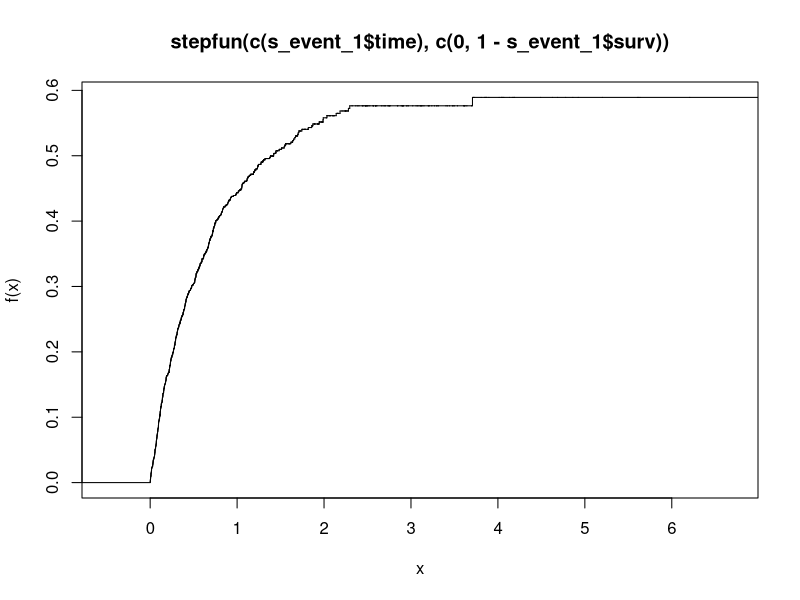
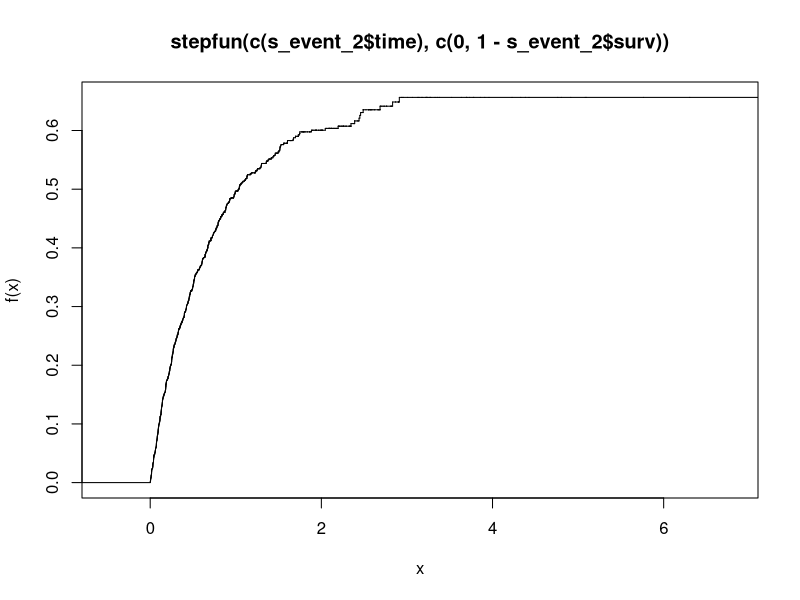
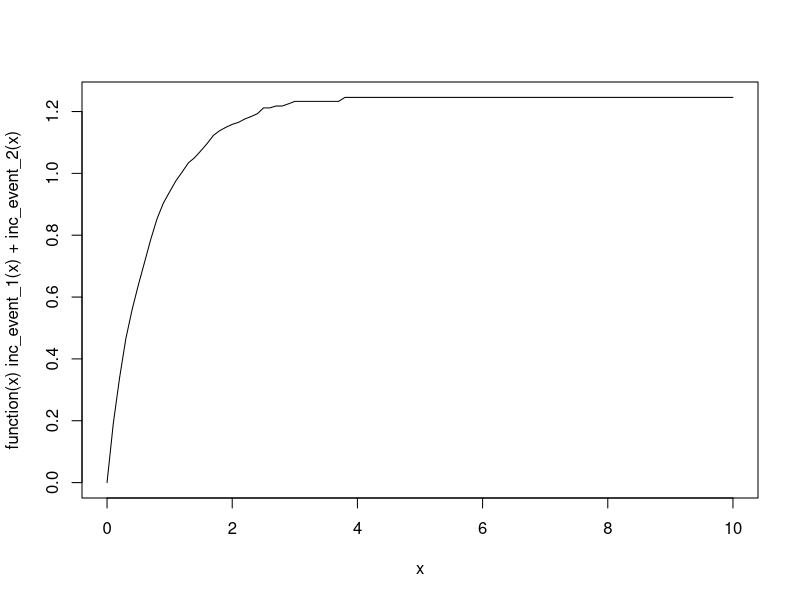
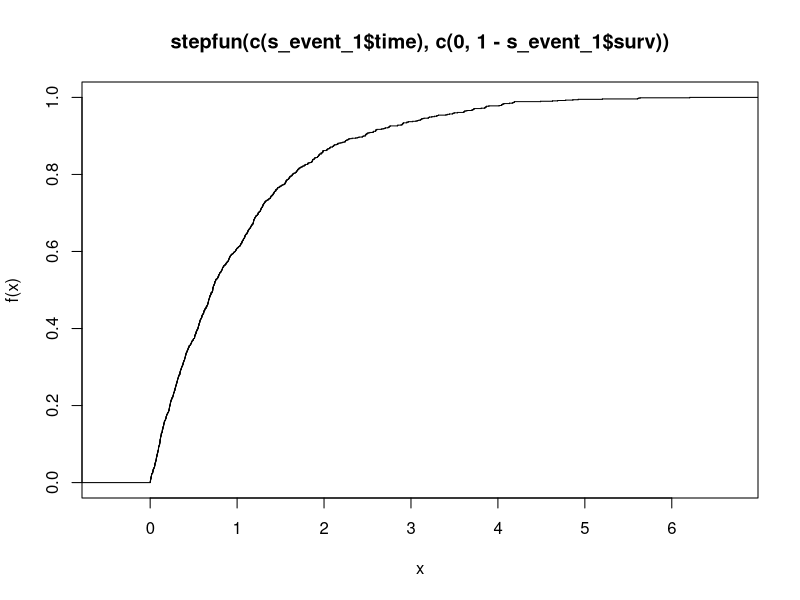
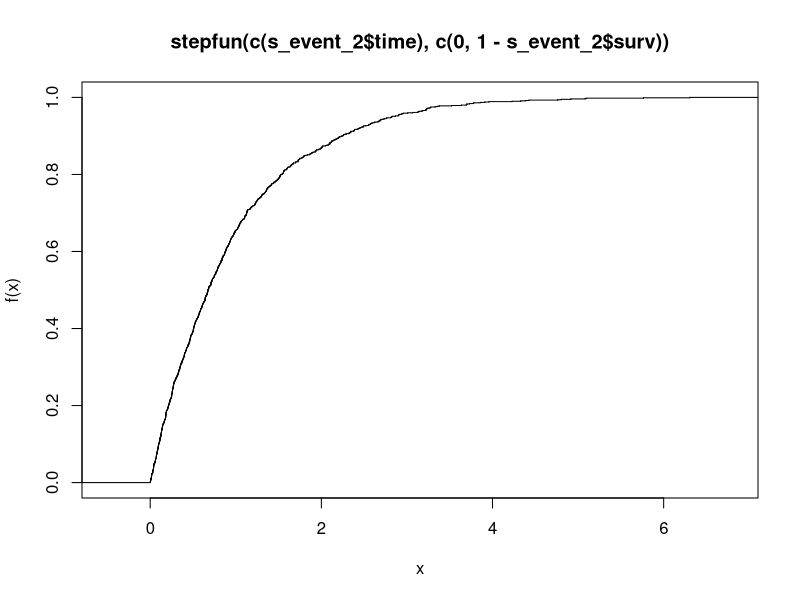
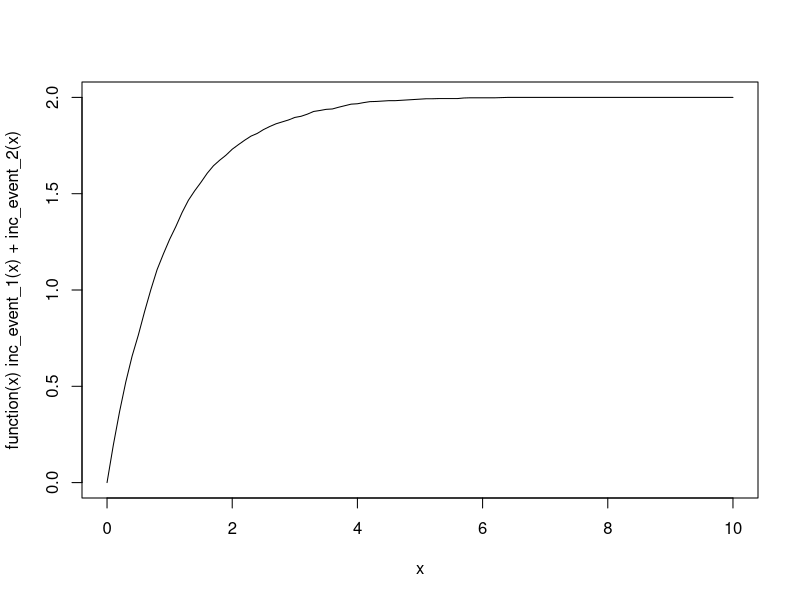
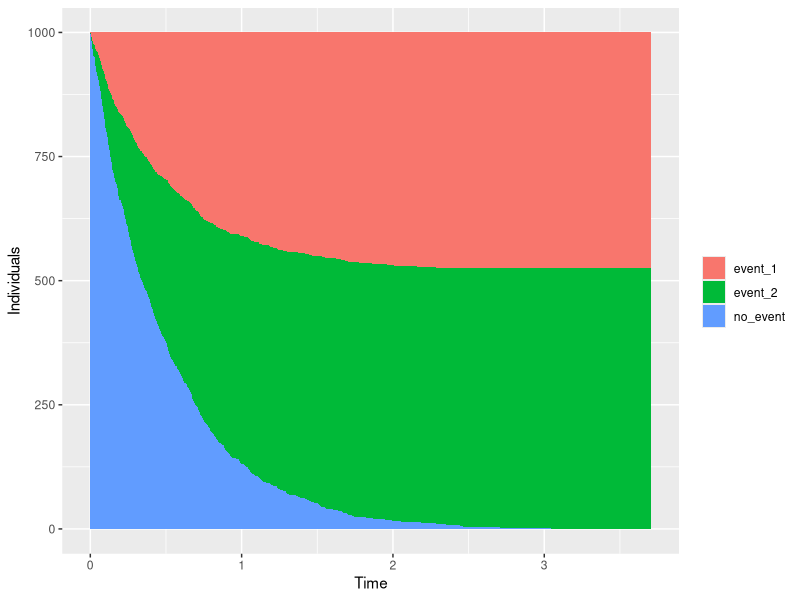

Write the R code that produced these figures, in order.
## ---- chunk 1
#| label: init
#| message: false
set.seed(2)
library(tidyverse)
library(survival)
## ---- chunk 2
#| label: generate_data
n <- 1000
dat <- 
  tibble(t_event_1 = rexp(n), 
         t_event_2 = rexp(n), 
         t_observed = pmin(t_event_1, t_event_2), 
         event = ifelse(t_event_1 < t_event_2, 1, 2),
         status_event_1 = t_event_1 < t_event_2, 
         status_event_2 = t_event_2 < t_event_1) |> 
  arrange(t_observed)
## ---- chunk 3
#| label: competing_risks_km
s_event_1 <- with(dat, survfit(Surv(dat$t_event_1, status_event_1) ~ 1))
s_event_2 <- with(dat, survfit(Surv(dat$t_event_2, status_event_2) ~ 1))
                                    
inc_event_1 <- stepfun(c(s_event_1$time), c(0, 1 - s_event_1$surv))
plot(inc_event_1)

inc_event_2 <- stepfun(c(s_event_2$time), c(0, 1 - s_event_2$surv))
plot(inc_event_2)

plot(function(x) inc_event_1(x) + inc_event_2(x), from = 0, to = 10)
## ---- chunk 4
#| label: without_censoring
s_event_1 <- with(dat, survfit(Surv(dat$t_event_1) ~ 1))
s_event_2 <- with(dat, survfit(Surv(dat$t_event_2) ~ 1))

inc_event_1 <- stepfun(c(s_event_1$time), c(0, 1 - s_event_1$surv))
plot(inc_event_1)

inc_event_2 <- stepfun(c(s_event_2$time), c(0, 1 - s_event_2$surv))
plot(inc_event_2)

plot(function(x) inc_event_1(x) + inc_event_2(x), from = 0, to = 10)
## ---- chunk 5
#| label: area_plot
dd <- tibble(event_id = 0:n, 
             no_event = n:0,
             event_1 = 0,
             event_2 = 0,
             time = c(0, dat$t_observed))

for (i in 1:n) {
  dd$event_1[i + 1] <- dd$event_1[i] + ifelse(dat$event[i] == 1, 1, 0)
  dd$event_2[i + 1] <- dd$event_2[i] + ifelse(dat$event[i] == 2, 1, 0)
}

dd |> 
  pivot_longer(c(no_event, event_1, event_2)) |> 
  ggplot(aes(time, value, fill = name)) + geom_area() +
  labs(x = 'Time', y = 'Individuals', fill = '')


